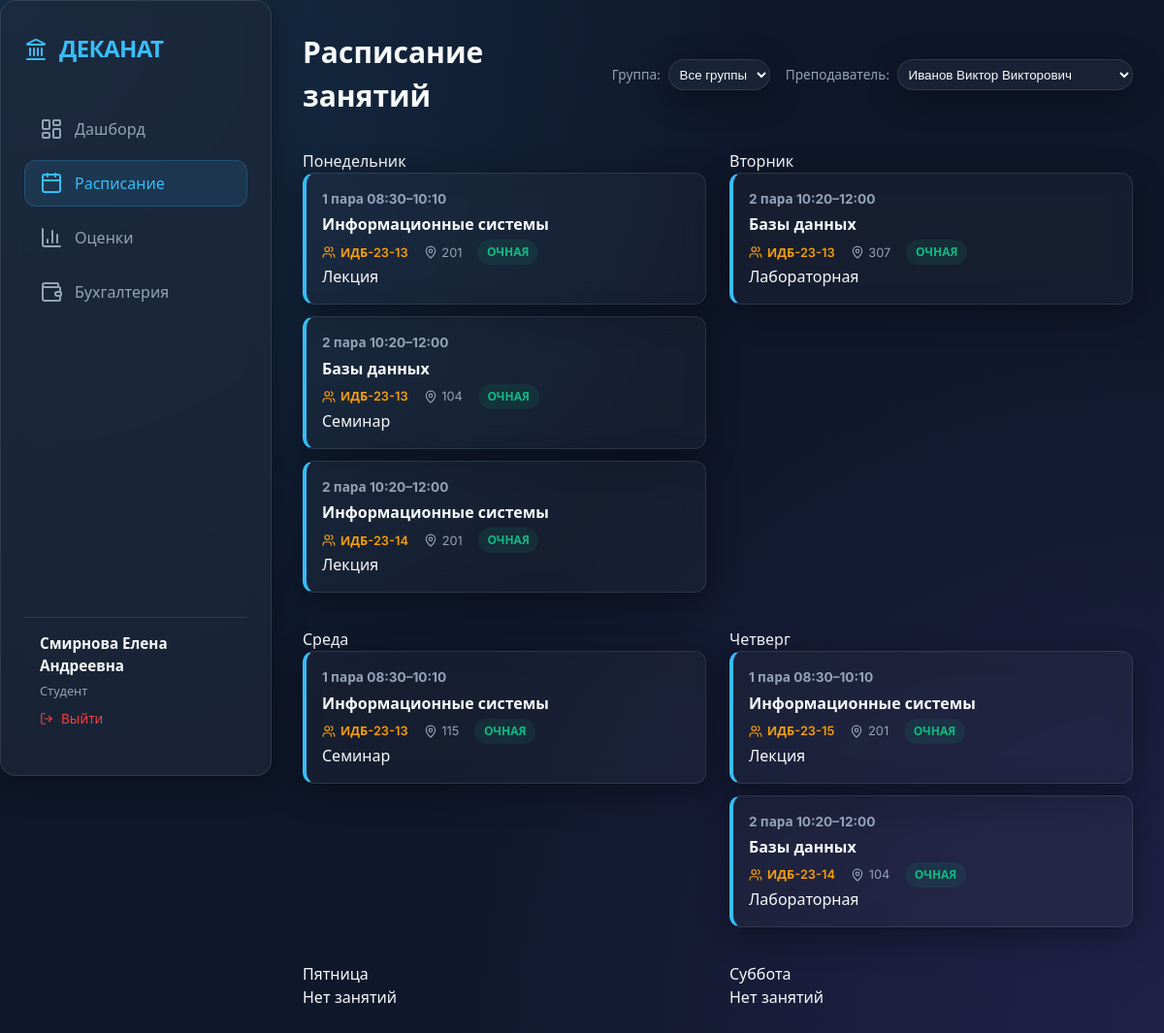
The app's page /schedule?teacher_id=1 (signed in) with its own data.
### tables this page shows
CREATE TABLE students (
                    id INTEGER PRIMARY KEY AUTOINCREMENT,
                    full_name TEXT NOT NULL,
                    study_group TEXT NOT NULL,
                    record_book TEXT UNIQUE,
                    course INTEGER,
                    program TEXT,
                    study_form TEXT,
                    funding TEXT,
                    status TEXT
                );

CREATE TABLE schedule (
                    id INTEGER PRIMARY KEY AUTOINCREMENT,
                    day TEXT NOT NULL,
                    pair INTEGER NOT NULL,
                    time TEXT,
                    study_group TEXT,
                    subject TEXT,
                    teacher_id INTEGER,
                    lesson_type TEXT,
                    format TEXT,
                    room TEXT,
                    date_start TEXT,
                    date_end TEXT,
                    FOREIGN KEY(teacher_id) REFERENCES teachers(id)
                );

### app.py (the view, shortened to what this page needs)
@app.route('/schedule')
def schedule():
    user = session['user']
    all_schedule = db.get_schedule()
    all_teachers = db.get_teachers()
    all_groups = sorted(list(set(s['study_group'] for s in db.get_students())))
    selected_group = request.args.get('group')
    selected_teacher = request.args.get('teacher_id')
    if selected_group and selected_group != 'Все':
        all_schedule = [s for s in all_schedule if s['study_group'] == selected_group]
    if selected_teacher and selected_teacher != 'Все':
        all_schedule = [s for s in all_schedule if str(s['teacher_id']) == selected_teacher]
    from services.utils import DAY_ORDER
    all_schedule.sort(key=lambda x: (DAY_ORDER.get(x['day'], 9), x['pair']))
    schedule_by_day = {}
    for item in all_schedule:
        day = item['day']
        if day not in schedule_by_day:
            schedule_by_day[day] = []
        schedule_by_day[day].append(item)
    return render_template('schedule.html',
                           schedule_data=schedule_by_day,
                           day_order=DAY_ORDER,
                           groups=all_groups,
                           teachers=all_teachers,
                           selected_group=selected_group,
                           selected_teacher=selected_teacher)

### app.py (called while the page is built)
@app.context_processor
def inject_globals():
    user = None
    if 'user' in session:
        user = session['user']
    return dict(
        role_labels=ROLE_LABELS,
        current_user=user,
        rbac=rbac,
        format_name=format_name_initials
    )

@app.before_request
def require_login():
    exempt_routes = ['login', 'static']
    if request.endpoint not in exempt_routes and 'user' not in session:
        return redirect(url_for('login'))

### services/database.py (called while the page is built)
    def get_connection(self):
        return sqlite3.connect(self.db_path)

    def get_students(self):
        with self.get_connection() as conn:
            conn.row_factory = sqlite3.Row
            return [dict(row) for row in conn.execute("SELECT * FROM students").fetchall()]

    def get_teachers(self):
        with self.get_connection() as conn:
            conn.row_factory = sqlite3.Row
            teachers = [dict(row) for row in conn.execute("SELECT * FROM teachers").fetchall()]
            for t in teachers:
                subs = conn.execute("SELECT subject FROM teacher_subjects WHERE teacher_id = ?", (t['id'],)).fetchall()
                t['subjects'] = [s[0] for s in subs]
            return teachers

    def get_schedule(self):
        with self.get_connection() as conn:
            conn.row_factory = sqlite3.Row
            query = """
                SELECT s.*, t.full_name as teacher_name
                FROM schedule s
                LEFT JOIN teachers t ON s.teacher_id = t.id
            """
            return [dict(row) for row in conn.execute(query).fetchall()]

### services/rbac.py (called while the page is built)
    def check(self, role: str, resource: str, action: str) -> PermissionResult:
        allowed_roles = ACL.get(resource, {}).get(action, set())
        if role in allowed_roles:
            return PermissionResult(True, role)
        return PermissionResult(False, None)

    def can_open_section(self, role: str, resource: str) -> bool:
        actions = ACL.get(resource, {})
        return any(role in allowed_roles for allowed_roles in actions.values())

    def allowed_menu(self, role: str) -> list[dict[str, str]]:
        return [item for item in MENU_SECTIONS if self.can_open_section(role, item["resource"])]

### templates/schedule.html (shortened to what this page needs)
{% extends "base.html" %}
{% block content %}
<div class="header">
    <h1 class="page-title">Расписание занятий</h1>
    <div style="display: flex; gap: 1rem; align-items: center;">
        <div style="display: flex; align-items: center; gap: 0.5rem;">
            <span style="font-size: 0.85rem; color: var(--text-secondary);">Группа:</span>
            <select class="glass" id="groupFilter" onchange="applyFilters()" style="padding: 0.4rem; width: auto;">
                <option value="Все">Все группы</option>
            </select>
        </div>
        <div style="display: flex; align-items: center; gap: 0.5rem;">
            <span style="font-size: 0.85rem; color: var(--text-secondary);">Преподаватель:</span>
            <select class="glass" id="teacherFilter" onchange="applyFilters()" style="padding: 0.4rem; width: auto;">
                {% for teacher in teachers %}
                <option value="{{ teacher.id }}" {{ 'selected' if selected_teacher == teacher.id|string }}>{{ teacher.full_name }}</option>
                {% endfor %}
            </select>
        </div>
    </div>
</div>
<div class="schedule-grid">
    {% for day in day_order %}
    <div class="schedule-day">
        <div class="day-header">{{ day }}</div>
        <div class="lesson-list">
            {% if schedule_data[day] %}
                {% for lesson in schedule_data[day] %}
                <div class="lesson-item card glass" style="position: relative;">
                    <div class="lesson-time">
                        <span class="pair-num">{{ lesson.pair }} пара</span>
                        <span class="time-range">{{ lesson.time }}</span>
                    </div>
                    <div class="lesson-name">{{ lesson.subject }}</div>
                    <div class="lesson-meta">
                        {% if selected_teacher and selected_teacher != 'Все' %}
                        <span style="color: var(--warning-color); font-weight: 600; display: flex; align-items: center; gap: 0.3rem;">
                            <i data-lucide="users" style="width: 14px; height: 14px;"></i> {{ lesson.study_group }}
                        </span>
                        {% else %}
                        <span style="display: flex; align-items: center; gap: 0.3rem;">
                            <i data-lucide="user" style="width: 14px; height: 14px;"></i> {{ format_name(lesson.teacher_name) }}
                        </span>
                        {% endif %}
                        <span style="display: flex; align-items: center; gap: 0.3rem;">
                            <i data-lucide="map-pin" style="width: 14px; height: 14px;"></i> {{ lesson.room }}
                        </span>
                        <span class="badge {{ 'badge-success' if lesson.format == 'Очная' else 'badge-warning' }}">{{ lesson.format }}</span>
                    </div>
                    <div class="lesson-type">{{ lesson.lesson_type }}</div>
                </div>
                {% endfor %}
            {% else %}
                <div class="no-lessons">Нет занятий</div>
            {% endif %}
        </div>
    </div>
    {% endfor %}
</div>
{% endblock %}

### templates/base.html (shortened to what this page needs)
<!DOCTYPE html>
<html lang="ru">
<head>
    <link rel="stylesheet" href="{{ url_for('static', filename='css/style.css') }}">
</head>
<body>
    <div class="app-container">
        <aside class="sidebar glass">
            <div class="logo">
                <i data-lucide="landmark" class="logo-icon"></i>
                <span>ДЕКАНАТ</span>
            </div>
            <nav class="nav-links">
                {% set menu = rbac.allowed_menu(current_user.role) %}
                <li class="nav-item {{ 'active' if request.endpoint == 'dashboard' }}">
                    <a href="{{ url_for('dashboard') }}">
                        <i data-lucide="layout-dashboard"></i>
                        Дашборд
                    </a>
                </li>
                {% for item in menu %}
                <li class="nav-item {{ 'active' if request.endpoint == item.resource }}">
                    <a href="{{ url_for(item.resource) }}">
                        {% if item.resource == 'schedule' %}
                            <i data-lucide="calendar"></i>
                        {% elif item.resource == 'grades' %}
                            <i data-lucide="bar-chart-3"></i>
                        {% elif item.resource == 'students' %}
                            <i data-lucide="graduation-cap"></i>
                        {% elif item.resource == 'teachers' %}
                            <i data-lucide="users"></i>
                        {% elif item.resource == 'finance' %}
                            <i data-lucide="wallet"></i>
                        {% elif item.resource == 'users' %}
                            <i data-lucide="settings"></i>
                        {% endif %}
                        {{ item.title }}
                    </a>
                </li>
                {% endfor %}
            </nav>
            <div class="user-profile">
                <div class="user-info">
                    <span class="user-name">{{ current_user.full_name }}</span>
                    <span class="user-role">{{ role_labels.get(current_user.role, current_user.role) }}</span>
                </div>
                <a href="{{ url_for('logout') }}" style="color: var(--error-color); text-decoration: none; font-size: 0.85rem; margin-top: 0.5rem; display: flex; align-items: center; gap: 0.5rem;">
                    <i data-lucide="log-out" style="width: 14px; height: 14px;"></i>
                    Выйти
                </a>
            </div>
        </aside>
        <main class="main-content">
            {% block content %}{% endblock %}
        </main>
    </div>
</body>
</html>

### static/css/style.css (style rules this page uses)
:root { --bg-color: #0f172a; --card-bg: rgba(30, 41, 59, 0.7); --accent-color: #38bdf8; --accent-hover: #0ea5e9; --text-primary: #f8fafc; --text-secondary: #94a3b8; --border-color: rgba(255, 255, 255, 0.1); --success-color: #10b981; --error-color: #ef4444; --warning-color: #f59e0b; --glass-blur: blur(12px); }
* { margin: 0; padding: 0; box-sizing: border-box; }
body { font-family: 'Inter', system-ui, -apple-system, sans-serif; background-color: var(--bg-color); color: var(--text-primary); line-height: 1.5; overflow-x: hidden; background-image: radial-gradient(circle at 0% 0%, rgba(56, 189, 248, 0.15) 0%, transparent 50%), radial-gradient(circle at 100% 100%, rgba(139, 92, 246, 0.15) 0%, transparent 50%); background-attachment: fixed; }
.glass { background: var(--card-bg); backdrop-filter: var(--glass-blur); -webkit-backdrop-filter: var(--glass-blur); border: 1px solid var(--border-color); border-radius: 16px; box-shadow: 0 8px 32px 0 rgba(0, 0, 0, 0.37); }
.app-container { display: flex; min-height: 100vh; }
.sidebar { width: 280px; height: 100vh; position: fixed; padding: 2rem 1.5rem; display: flex; flex-direction: column; z-index: 100; }
.main-content { flex: 1; margin-left: 280px; padding: 2rem; }
.logo { font-size: 1.5rem; font-weight: 800; color: var(--accent-color); margin-bottom: 2.5rem; letter-spacing: -0.025em; display: flex; align-items: center; gap: 0.75rem; }
.nav-links { list-style: none; display: flex; flex-direction: column; gap: 0.5rem; }
.nav-item a { text-decoration: none; color: var(--text-secondary); padding: 0.75rem 1rem; border-radius: 12px; display: flex; align-items: center; gap: 0.75rem; transition: all 0.2s ease; font-weight: 500; }
.nav-item a:hover, .nav-item.active a { background: rgba(56, 189, 248, 0.1); color: var(--accent-color); }
.nav-item.active a { box-shadow: inset 0 0 0 1px rgba(56, 189, 248, 0.2); }
.user-profile { margin-top: auto; padding: 1rem; border-top: 1px solid var(--border-color); }
.user-name { display: block; font-weight: 600; font-size: 0.95rem; }
.user-role { font-size: 0.8rem; color: var(--text-secondary); }
.header { display: flex; justify-content: space-between; align-items: center; margin-bottom: 2rem; }
.page-title { font-size: 1.875rem; font-weight: 700; }
.card { padding: 1.5rem; margin-bottom: 1.5rem; }
input, select, textarea { width: 100%; padding: 0.75rem 1rem; background: rgba(15, 23, 42, 0.5); border: 1px solid var(--border-color); border-radius: 8px; color: var(--text-primary); outline: none; transition: border-color 0.2s; }
.badge { padding: 0.25rem 0.6rem; border-radius: 9999px; font-size: 0.75rem; font-weight: 600; text-transform: uppercase; }
.badge-success { background: rgba(16, 185, 129, 0.1); color: var(--success-color); }
.schedule-grid { display: grid; grid-template-columns: repeat(auto-fill, minmax(350px, 1fr)); gap: 1.5rem; }
.lesson-item { padding: 1rem; border-radius: 12px; background: rgba(255, 255, 255, 0.03); margin-bottom: 0.75rem; border-left: 4px solid var(--accent-color); }
.lesson-time { font-weight: 700; font-size: 0.85rem; color: var(--text-secondary); }
.lesson-name { font-weight: 600; margin: 0.25rem 0; }
.lesson-meta { font-size: 0.8rem; color: var(--text-secondary); display: flex; gap: 1rem; }
.card, .main-content { animation: fadeIn 0.4s ease-out; }

### records on screen
students: full_name "Смирнова Елена Андреевна"
schedule: pair "1", time "08:30–10:10", subject "Информационные системы", study_group "ИДБ-23-13", room "201", format "ОЧНАЯ", lesson_type "Лекция"
schedule: pair "2", time "10:20–12:00", subject "Базы данных", study_group "ИДБ-23-13", room "104", format "ОЧНАЯ", lesson_type "Семинар"
schedule: pair "2", time "10:20–12:00", subject "Информационные системы", study_group "ИДБ-23-14", room "201", format "ОЧНАЯ", lesson_type "Лекция"
schedule: pair "2", time "10:20–12:00", subject "Базы данных", study_group "ИДБ-23-13", room "307", format "ОЧНАЯ", lesson_type "Лабораторная"
schedule: pair "1", time "08:30–10:10", subject "Информационные системы", study_group "ИДБ-23-13", room "115", format "ОЧНАЯ", lesson_type "Семинар"
schedule: pair "1", time "08:30–10:10", subject "Информационные системы", study_group "ИДБ-23-15", room "201", format "ОЧНАЯ", lesson_type "Лекция"
schedule: pair "2", time "10:20–12:00", subject "Базы данных", study_group "ИДБ-23-14", room "104", format "ОЧНАЯ", lesson_type "Лабораторная"

### other values on screen
{{ item.title }} "Расписание" "Оценки" "Бухгалтерия"
{{ role_labels.get(current_user.role, current_user.role) }} "Студент"
{{ day }} "Понедельник" "Вторник" "Среда" "Четверг" "Пятница" "Суббота"
form field value "Иванов Виктор Викторович"
